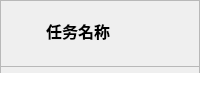
         <widget class="QWidget" name="page_11">
          <layout class="QHBoxLayout" name="horizontalLayout_11">
           <property name="spacing">
            <number>0</number>
           </property>
           <property name="leftMargin">
            <number>0</number>
           </property>
           <property name="topMargin">
            <number>0</number>
           </property>
           <property name="rightMargin">
            <number>0</number>
           </property>
           <property name="bottomMargin">
            <number>0</number>
           </property>
           <item>
            <widget class="QFrame" name="frame_2">
             <property name="sizePolicy">
              <sizepolicy hsizetype="Preferred" vsizetype="Expanding">
               <horstretch>0</horstretch>
               <verstretch>0</verstretch>
              </sizepolicy>
             </property>
             <property name="frameShape">
              <enum>QFrame::StyledPanel</enum>
             </property>
             <property name="frameShadow">
              <enum>QFrame::Raised</enum>
             </property>
             <widget class="QWidget" name="layoutWidget">
              <property name="geometry">
               <rect>
                <x>0</x>
                <y>0</y>
                <width>481</width>
                <height>671</height>
               </rect>
              </property>
              <layout class="QVBoxLayout" name="verticalLayout_9">
               <item>
                <widget class="QFrame" name="frame_25">
                 <property name="sizePolicy">
                  <sizepolicy hsizetype="Preferred" vsizetype="Expanding">
                   <horstretch>0</horstretch>
                   <verstretch>1</verstretch>
                  </sizepolicy>
                 </property>
                 <property name="frameShape">
                  <enum>QFrame::StyledPanel</enum>
                 </property>
                 <property name="frameShadow">
                  <enum>QFrame::Raised</enum>
                 </property>
                 <widget class="QWidget" name="layoutWidget">
                  <property name="geometry">
                   <rect>
                    <x>0</x>
                    <y>0</y>
                    <width>481</width>
                    <height>61</height>
                   </rect>
                  </property>
                  <layout class="QHBoxLayout" name="horizontalLayout_6">
                   <item>
                    <widget class="QLabel" name="label_18">
                     <property name="font">
                      <font>
                       <family>微软雅黑</family>
                       <pointsize>12</pointsize>
                       <weight>75</weight>
                       <bold>true</bold>
                      </font>
                     </property>
                     <property name="text">
                      <string>任务名称</string>
                     </property>
                     <property name="alignment">
                      <set>Qt::AlignCenter</set>
                     </property>
                    </widget>
                   </item>
                   <item>
                    <widget class="QLabel" name="label_21">
                     <property name="font">
                      <font>
                       <family>微软雅黑</family>
                       <pointsize>12</pointsize>
                       <weight>75</weight>
                       <bold>true</bold>
                      </font>
                     </property>
                     <property name="text">
                      <string>任务状态</string>
                     </property>
                     <property name="alignment">
                      <set>Qt::AlignCenter</set>
                     </property>
                    </widget>
                   </item>
                   <item>
                    <widget class="QLabel" name="label_22">
                     <property name="font">
                      <font>
                       <family>微软雅黑</family>
                       <pointsize>12</pointsize>
                       <weight>75</weight>
                       <bold>true</bold>
                      </font>
                     </property>
                     <property name="text">
                      <string>重要程度</string>
                     </property>
                     <property name="alignment">
                      <set>Qt::AlignCenter</set>
                     </property>
                    </widget>
                   </item>
                  </layout>
                 </widget>
                </widget>
               </item>
               <item>
                <widget class="QListWidget" name="listWidget_calender">
                 <property name="sizePolicy">
                  <sizepolicy hsizetype="Expanding" vsizetype="Expanding">
                   <horstretch>0</horstretch>
                   <verstretch>9</verstretch>
                  </sizepolicy>
                 </property>
                 <property name="styleSheet">
                  <string notr="true">border:none;</string>
                 </property>
                </widget>
               </item>
              </layout>
             </widget>
            </widget>
           </item>
          </layout>
         </widget>
